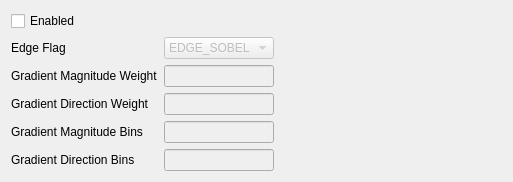
       <widget class="QWidget" name="tab_Edge">
        <attribute name="title">
         <string>Edge Gradient</string>
        </attribute>
        <layout class="QGridLayout" name="gridLayout_4">
         <item row="0" column="0">
          <layout class="QGridLayout" name="gridLayout_2">
           <item row="1" column="0">
            <widget class="QLabel" name="label_14">
             <property name="minimumSize">
              <size>
               <width>67</width>
               <height>0</height>
              </size>
             </property>
             <property name="text">
              <string>Edge Flag</string>
             </property>
            </widget>
           </item>
           <item row="4" column="0">
            <widget class="QLabel" name="label_4">
             <property name="text">
              <string>Gradient Magnitude Bins</string>
             </property>
            </widget>
           </item>
           <item row="1" column="2">
            <spacer name="horizontalSpacer_27">
             <property name="orientation">
              <enum>Qt::Horizontal</enum>
             </property>
             <property name="sizeHint" stdset="0">
              <size>
               <width>228</width>
               <height>20</height>
              </size>
             </property>
            </spacer>
           </item>
           <item row="1" column="1">
            <widget class="QComboBox" name="comboBox_edgeFlag">
             <property name="enabled">
              <bool>false</bool>
             </property>
             <property name="sizePolicy">
              <sizepolicy hsizetype="Fixed" vsizetype="Fixed">
               <horstretch>0</horstretch>
               <verstretch>0</verstretch>
              </sizepolicy>
             </property>
             <property name="minimumSize">
              <size>
               <width>110</width>
               <height>0</height>
              </size>
             </property>
             <property name="maximumSize">
              <size>
               <width>110</width>
               <height>16777215</height>
              </size>
             </property>
             <item>
              <property name="text">
               <string>EDGE_SOBEL</string>
              </property>
             </item>
             <item>
              <property name="text">
               <string>EDGE_PREWT</string>
              </property>
             </item>
             <item>
              <property name="text">
               <string>EDGE_ROBRT</string>
              </property>
             </item>
            </widget>
           </item>
           <item row="2" column="0">
            <widget class="QLabel" name="label_2">
             <property name="text">
              <string>Gradient Magnitude Weight</string>
             </property>
            </widget>
           </item>
           <item row="4" column="1">
            <widget class="QLineEdit" name="lineEdit_gramagbin">
             <property name="enabled">
              <bool>false</bool>
             </property>
             <property name="sizePolicy">
              <sizepolicy hsizetype="Fixed" vsizetype="Fixed">
               <horstretch>0</horstretch>
               <verstretch>0</verstretch>
              </sizepolicy>
             </property>
             <property name="minimumSize">
              <size>
               <width>110</width>
               <height>22</height>
              </size>
             </property>
             <property name="maximumSize">
              <size>
               <width>110</width>
               <height>22</height>
              </size>
             </property>
             <property name="maxLength">
              <number>7</number>
             </property>
             <property name="placeholderText">
              <string/>
             </property>
            </widget>
           </item>
           <item row="3" column="0">
            <widget class="QLabel" name="label_3">
             <property name="text">
              <string>Gradient Direction Weight</string>
             </property>
            </widget>
           </item>
           <item row="0" column="0">
            <widget class="QCheckBox" name="checkBox_sortEdge">
             <property name="text">
              <string>Enabled</string>
             </property>
            </widget>
           </item>
           <item row="5" column="0">
            <widget class="QLabel" name="label_5">
             <property name="text">
              <string>Gradient Direction Bins</string>
             </property>
            </widget>
           </item>
           <item row="5" column="1">
            <widget class="QLineEdit" name="lineEdit_gradirbin">
             <property name="enabled">
              <bool>false</bool>
             </property>
             <property name="sizePolicy">
              <sizepolicy hsizetype="Fixed" vsizetype="Fixed">
               <horstretch>0</horstretch>
               <verstretch>0</verstretch>
              </sizepolicy>
             </property>
             <property name="minimumSize">
              <size>
               <width>110</width>
               <height>22</height>
              </size>
             </property>
             <property name="maximumSize">
              <size>
               <width>110</width>
               <height>22</height>
              </size>
             </property>
             <property name="maxLength">
              <number>7</number>
             </property>
             <property name="placeholderText">
              <string/>
             </property>
            </widget>
           </item>
           <item row="3" column="1">
            <widget class="QLineEdit" name="lineEdit_weightgradir">
             <property name="enabled">
              <bool>false</bool>
             </property>
             <property name="sizePolicy">
              <sizepolicy hsizetype="Fixed" vsizetype="Fixed">
               <horstretch>0</horstretch>
               <verstretch>0</verstretch>
              </sizepolicy>
             </property>
             <property name="minimumSize">
              <size>
               <width>110</width>
               <height>22</height>
              </size>
             </property>
             <property name="maximumSize">
              <size>
               <width>110</width>
               <height>22</height>
              </size>
             </property>
             <property name="maxLength">
              <number>7</number>
             </property>
             <property name="placeholderText">
              <string/>
             </property>
            </widget>
           </item>
           <item row="2" column="1">
            <widget class="QLineEdit" name="lineEdit_weightgramag">
             <property name="enabled">
              <bool>false</bool>
             </property>
             <property name="sizePolicy">
              <sizepolicy hsizetype="Fixed" vsizetype="Fixed">
               <horstretch>0</horstretch>
               <verstretch>0</verstretch>
              </sizepolicy>
             </property>
             <property name="minimumSize">
              <size>
               <width>110</width>
               <height>22</height>
              </size>
             </property>
             <property name="maximumSize">
              <size>
               <width>110</width>
               <height>22</height>
              </size>
             </property>
             <property name="maxLength">
              <number>7</number>
             </property>
             <property name="placeholderText">
              <string/>
             </property>
            </widget>
           </item>
          </layout>
         </item>
        </layout>
       </widget>
